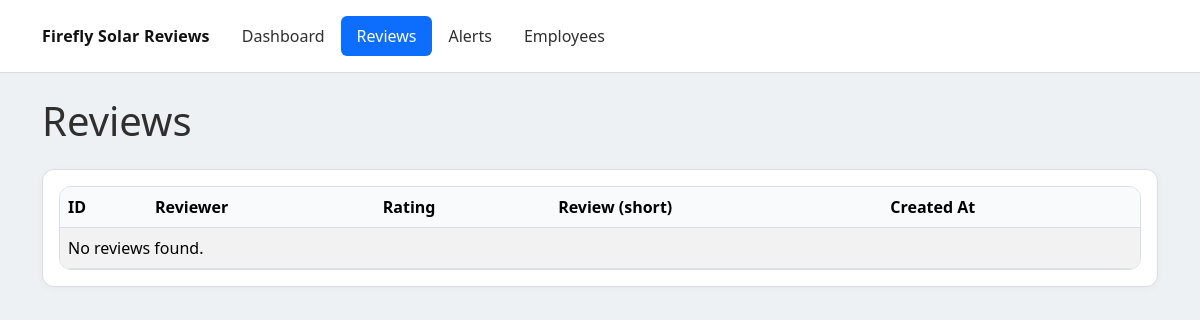
/reviews, run on an earlier commit of the app's database.
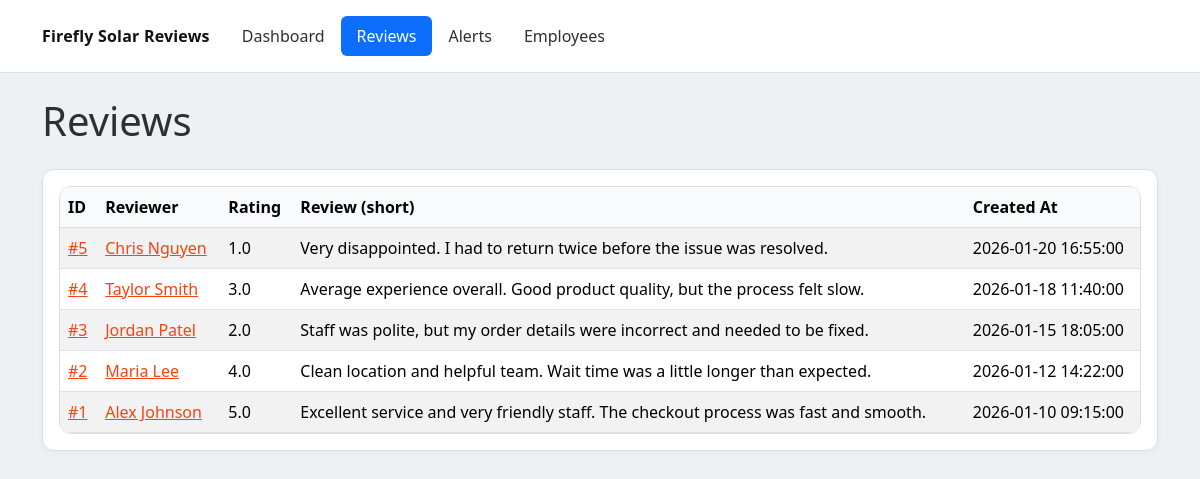
And on a later commit of the database.
### app/models.py (models this page shows)
class Review(Base):
    __tablename__ = "reviews"
    id: Mapped[int] = mapped_column(Integer, primary_key=True, index=True)
    location_id: Mapped[int] = mapped_column(ForeignKey("locations.id"), nullable=False, index=True)
    google_review_id: Mapped[str] = mapped_column(String(255), unique=True, nullable=False)
    reviewer_name: Mapped[str] = mapped_column(String(255), nullable=False)
    rating: Mapped[float] = mapped_column(Float, nullable=False)
    review_text: Mapped[str] = mapped_column(Text, nullable=False)
    review_date: Mapped[datetime] = mapped_column(DateTime, nullable=False)
    created_at: Mapped[datetime] = mapped_column(DateTime, default=datetime.utcnow, nullable=False)

### app/main.py (the view)
@app.get("/reviews", response_class=HTMLResponse)
def reviews_page(request: Request) -> HTMLResponse:
    db: Session = SessionLocal()
    try:
        reviews = db.query(models.Review).order_by(models.Review.created_at.desc()).all()
        return templates.TemplateResponse(
            request=request,
            name="reviews.html",
            context={"reviews": reviews, "title": "Reviews"},
        )
    finally:
        db.close()

### app/templates/reviews.html (shortened to what this page needs)
<!doctype html>
<html lang="en">
  <head>
    <link
      href="https://cdn.jsdelivr.net/npm/bootstrap@5.3.3/dist/css/bootstrap.min.css"
      rel="stylesheet"
    />
    <link href="/static/app.css" rel="stylesheet" />
  </head>
  <body>
    <header class="app-header mb-4">
      <div class="container py-3 d-flex flex-wrap align-items-center gap-3">
        <a href="/" class="brand">Firefly Solar Reviews</a>
        <nav class="nav nav-pills">
          <a class="nav-link {% if request.url.path == '/dashboard' %}active{% endif %}" href="/dashboard">Dashboard</a>
          <a class="nav-link {% if request.url.path == '/reviews' %}active{% endif %}" href="/reviews">Reviews</a>
          <a class="nav-link {% if request.url.path == '/alerts' %}active{% endif %}" href="/alerts">Alerts</a>
          <a class="nav-link {% if request.url.path.startswith('/employees') %}active{% endif %}" href="/employees">Employees</a>
        </nav>
      </div>
    </header>
    <div class="container pb-4">
      <h1 class="mb-4">Reviews</h1>
      <div class="card">
        <div class="card-body">
          <div class="table-wrap">
            <table class="table table-striped">
              <thead>
                <tr>
                  <th>ID</th>
                  <th>Reviewer</th>
                  <th>Rating</th>
                  <th>Review (short)</th>
                  <th>Created At</th>
                </tr>
              </thead>
              <tbody>
                {% for review in reviews %}
                <tr>
                  <td><a href="/reviews/{{ review.id }}">#{{ review.id }}</a></td>
                  <td><a href="/reviews/{{ review.id }}">{{ review.reviewer_name }}</a></td>
                  <td>{{ review.rating }}</td>
                  <td>{{ review.review_text[:100] }}{% if review.review_text|length > 100 %}...{% endif %}</td>
                  <td>{{ review.created_at.strftime("%Y-%m-%d %H:%M:%S") if review.created_at else "" }}</td>
                </tr>
                {% endfor %}
                {% if reviews|length == 0 %}
                <tr>
                  <td colspan="5">No reviews found.</td>
                </tr>
                {% endif %}
              </tbody>
            </table>
          </div>
        </div>
      </div>
    </div>
  </body>
</html>

What changed in the data, as far as the page shows it:
added Review: id "5", reviewer_name "Chris Nguyen", rating "1.0", review_text "Very disappointed. I had to return twice before the issue was resolved.", created_at "2026-01-20 16:55:00"
added Review: id "4", reviewer_name "Taylor Smith", rating "3.0", review_text "Average experience overall. Good product quality, but the process felt slow.", created_at "2026-01-18 11:40:00"
added Review: id "3", reviewer_name "Jordan Patel", rating "2.0", review_text "Staff was polite, but my order details were incorrect and needed to be fixed.", created_at "2026-01-15 18:05:00"
added Review: id "2", reviewer_name "Maria Lee", rating "4.0", review_text "Clean location and helpful team. Wait time was a little longer than expected.", created_at "2026-01-12 14:22:00"
added Review: id "1", reviewer_name "Alex Johnson", rating "5.0", review_text "Excellent service and very friendly staff. The checkout process was fast and smooth.", created_at "2026-01-10 09:15:00"
Also different on the page:
text no longer shown: "No reviews found."
